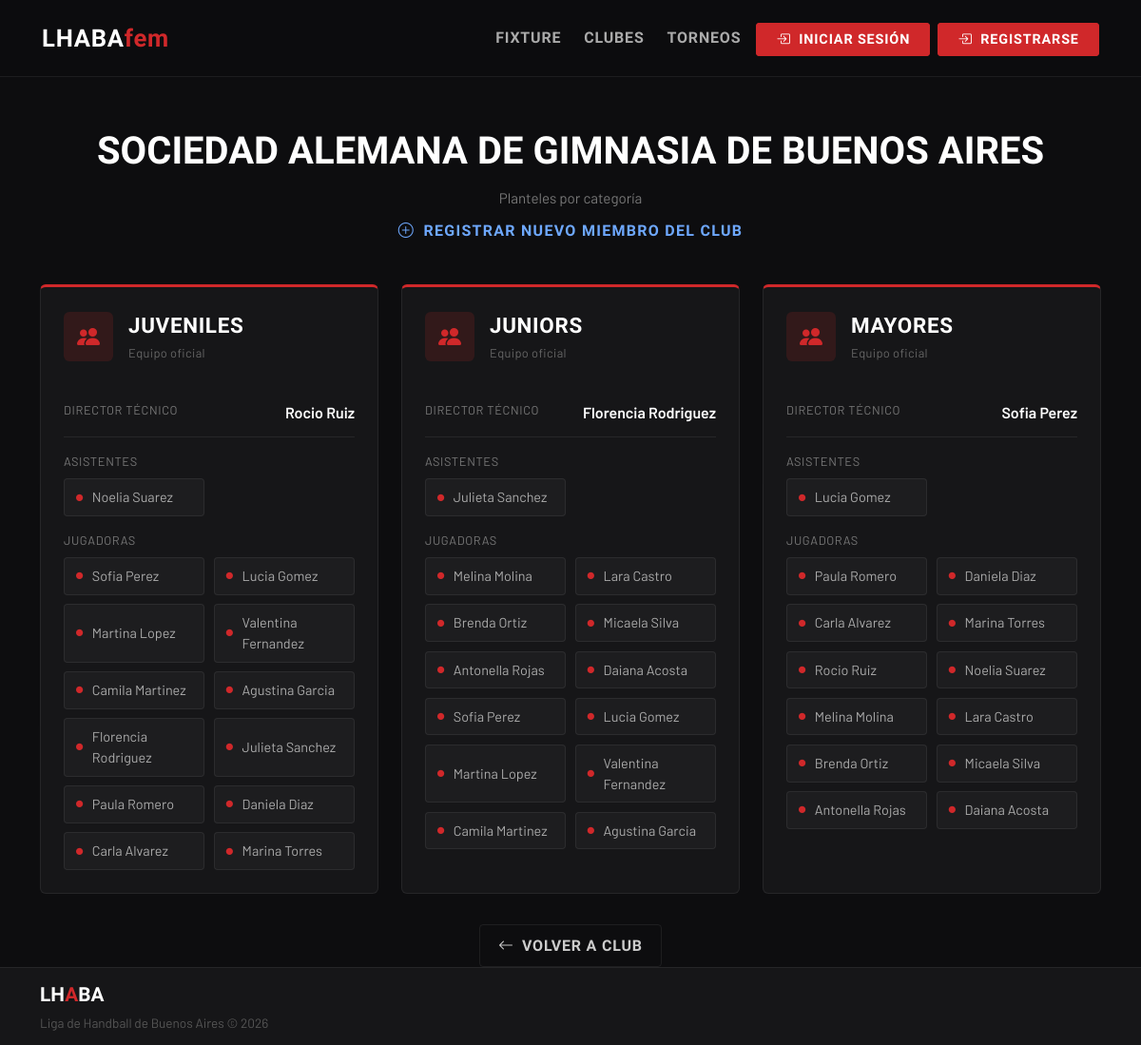
Page /clubes/SAGB/equipos/ on the committed database.
### clubes/models.py (models this page shows, shortened)
class ClubesRegistrados(models.Model):
    id = models.AutoField(primary_key=True)
    nombre_siglas = models.CharField(unique=True)
    nombre_completo = models.CharField()
    nombre_corto = models.CharField(max_length=30,null=True)
    localidad = models.CharField()
    email = models.EmailField()
    fecha_ingreso = models.DateField(auto_now_add=True)

class Persona(models.Model):
    id_persona = models.AutoField(primary_key=True)
    nombre = models.CharField(max_length=50)
    apellido = models.CharField(max_length=50)
    dni = models.CharField(max_length=15, unique=True)
    fecha_nacimiento = models.DateField()
    email = models.EmailField(null=True, blank=True)

class Categoria(models.Model):
    id_categoria = models.AutoField(primary_key=True)
    nombre_categoria = models.CharField(max_length=30)

### clubes/views.py (the view)
# urls.py: path("clubes/<nombre_siglas>/equipos/", ver_equipos, name="equipos_detalle"),
def ver_equipos(request,nombre_siglas):
    club = get_object_or_404(ClubesRegistrados, nombre_siglas=nombre_siglas)
    categorias = Categoria.objects.all()
    personas = PersonaRol.objects.filter(club=club)
    equipos = []
    for categoria in categorias:
        ver_personas = personas.filter(categoria=categoria)
        dt = ver_personas.filter(rol__rol="Director Tecnico").first()
        asistentes = ver_personas.filter(rol__rol="Asistente")
        jugadoras = ver_personas.filter(rol__rol="Jugadora")
        if ver_personas.exists():
            lista_asistentes = []
            for a in asistentes:
                lista_asistentes.append(a.persona)
            lista_jugadoras = []
            for b in jugadoras:
                lista_jugadoras.append(b.persona)
            equipos.append({
                "categoria": categoria.nombre_categoria,
                "dt": dt.persona if dt else None,
                "asistentes": lista_asistentes,
                "jugadoras": lista_jugadoras
            })
    contexto = {
        "club": club,
        "equipos": equipos
    }
    return render(request, "clubes/equipo_detail.html", contexto)

### clubes/templates/clubes/equipo_detail.html (shortened to what this page needs)
{% extends 'index.html' %}
{% block princ_content %}
<div class="container-xl">
  <div class="page-header">
    <div class="page-title">{{ club.nombre_completo }}</div>
    <div class="page-subtitle">Planteles por categoría</div>
    <a href="{% url 'registrar_persona' club.nombre_siglas %}" class="btn-cta btn-cta-danger">
      <i class="bi bi-plus-circle"></i> Registrar nuevo miembro del club
    </a>
  </div>
  <div class="row g-4">
    {% for equipo in equipos %}
        <div class="col-md-6 col-lg-4">
          <div class="division-card division-lhaba">
            <div class="division-header">
              <div class="division-icon lhaba">
                <i class="bi bi-people-fill"></i>
              </div>
              <div>
                <div class="division-name">{{ equipo.categoria }}</div>
                <div class="division-torneo">Equipo oficial</div>
              </div>
            </div>
            <div class="detail-row">
              <div class="detail-label">Director Técnico</div>
              <div class="detail-value">
                {% if equipo.dt %}
                  <a href="{% url 'actualizar_persona' club.nombre_siglas equipo.dt.id_persona %}" style="color: inherit; text-decoration: none;">
                    {{ equipo.dt.nombre }} {{ equipo.dt.apellido }}
                  </a>
                  {% else %}
                  <span style="color: #999;">Sin asignar</span>
                {% endif %}
              </div>
            </div>
            <div class="mt-3">
              <div class="detail-label mb-2">Asistentes</div>
              <div class="categoria-list">
                {% if equipo.asistentes %}
                  {% for a in equipo.asistentes %}
                    <div class="categoria-item">
                      <i class="bi bi-circle-fill"></i>
                      <a href="{% url 'actualizar_persona' club.nombre_siglas a.id_persona %}" style="color: inherit; text-decoration: none;">
                        {{ a.nombre }} {{ a.apellido }}
                      </a>
                    </div>
                  {% endfor %}
                {% else %}
                  <div class="categoria-item" style="color: #999;">Sin asistentes</div>
                {% endif %}
              </div>
            </div>
            <div class="mt-3">
              <div class="detail-label mb-2">Jugadoras</div>
              <div class="categoria-list">
                {% if equipo.jugadoras %}
                  {% for j in equipo.jugadoras %}
                    <div class="categoria-item">
                      <i class="bi bi-circle-fill"></i>
                      <a href="{% url 'actualizar_persona' club.nombre_siglas j.id_persona %}" style="color: inherit; text-decoration: none;">
                        {{ j.nombre }} {{ j.apellido }}
                      </a>
                    </div>
                  {% endfor %}
                {% else %}
                  <div class="categoria-item" style="color: #999;">Sin jugadoras</div>
                {% endif %}
              </div>
            </div>
          </div>
        </div>
    {% endfor %}
  </div>
    <div class="text-center">
      <a href="{% url 'club_detalle' club.nombre_siglas %}" class="back-btn">
        <i class="bi bi-arrow-left"></i> Volver a club
      </a>
    </div>
</div>
{% endblock %}

### templates/index.html (style rules this page uses)
:root { --lhaba-red: #D0282A; --lhaba-red-dark: #A01E20; --lhaba-gold: #E8A020; --bg-dark: #0D0D0F; --bg-card: #161618; --bg-card-hover: #1E1E22; --border-subtle: rgba(255,255,255,0.07); }
* { box-sizing: border-box; }
body { background-color: var(--bg-dark); font-family: 'Barlow', sans-serif; color: #E0E0E0; min-height: 100vh; overflow-x: hidden; display: flex; flex-direction: column; }
html, body { height: 100%; }
.btn-cta { font-family: 'Barlow Condensed', sans-serif; font-weight: 700; font-size: 1rem; letter-spacing: 0.08em; text-transform: uppercase; padding: 0.7rem 1.6rem; border-radius: 4px; display: inline-flex; align-items: center; gap: 0.6rem; transition: all 0.2s ease; text-decoration: none; min-width: 170px; justify-content: center; }
.division-card { background-color: var(--bg-card); border: 1px solid var(--border-subtle); border-radius: 6px; padding: 1.5rem; height: 100%; }
.division-header { display: flex; align-items: center; gap: 1rem; margin-bottom: 1.75rem; }
.division-icon { width: 52px; height: 52px; border-radius: 6px; display: flex; align-items: center; justify-content: center; font-size: 1.5rem; flex-shrink: 0; }
.division-name { font-family: 'Barlow Condensed', sans-serif; font-weight: 700; font-size: 1.4rem; text-transform: uppercase; color: #fff; letter-spacing: 0.03em; }
.division-torneo { font-size: 0.8rem; color: #666; margin-top: 0.2rem; letter-spacing: 0.03em; }
.categoria-list { display: grid; grid-template-columns: 1fr 1fr; gap: 0.6rem; }
.categoria-item { display: flex; align-items: center; gap: 0.6rem; font-size: 0.9rem; color: #aaa; padding: 0.5rem 0.75rem; background-color: rgba(255,255,255,0.03); border-radius: 4px; border: 1px solid var(--border-subtle); }
.categoria-item i { font-size: 0.45rem; color: var(--lhaba-red); flex-shrink: 0; }
.page-header { padding: 3rem 0 2rem; text-align: center; }
.page-title { font-family: 'Barlow Condensed', sans-serif; font-weight: 800; font-size: 2.8rem; text-transform: uppercase; color: #fff; }
.page-subtitle { color: #777; margin-top: 0.5rem; font-size: 0.95rem; }
.back-btn { margin-top: 2rem; display: inline-flex; align-items: center; gap: 0.5rem; font-family: 'Barlow Condensed', sans-serif; font-weight: 600; letter-spacing: 0.05em; text-transform: uppercase; color: #ccc; text-decoration: none; border: 1px solid var(--border-subtle); padding: 0.6rem 1.2rem; border-radius: 4px; transition: all 0.2s; }
.page-title { font-family: 'Barlow Condensed', sans-serif; font-weight: 800; font-size: 2.5rem; text-transform: uppercase; color: #fff; }
.detail-row { display: flex; justify-content: space-between; padding: 0.8rem 0; border-bottom: 1px solid var(--border-subtle); }
.detail-label { font-size: 0.8rem; color: #777; text-transform: uppercase; letter-spacing: 0.05em; }
.detail-value { font-weight: 600; color: #fff; text-align: right; }
.back-btn { margin-top: 2rem; display: inline-flex; align-items: center; gap: 0.5rem; font-family: 'Barlow Condensed', sans-serif; font-weight: 600; text-transform: uppercase; color: #ccc; text-decoration: none; border: 1px solid var(--border-subtle); padding: 0.6rem 1.2rem; border-radius: 4px; transition: all 0.2s; }
.row.g-4 { --bs-gutter-y: 1rem; }
.division-card.division-lhaba { border-top: 3px solid var(--lhaba-red); }
.division-icon.lhaba { background-color: rgba(208,40,42,0.15); color: var(--lhaba-red); }
.container-xl { position: relative; z-index: 1; }

### rows in the picture
ClubesRegistrados: nombre_completo "SOCIEDAD ALEMANA DE GIMNASIA DE BUENOS AIRES"
Persona: categoria "JUVENILES", dt.nombre "Rocio", dt.apellido "Ruiz"
Persona: nombre "Noelia", apellido "Suarez"
Persona: nombre "Sofia", apellido "Perez"
Persona: nombre "Lucia", apellido "Gomez"
Persona: nombre "Martina", apellido "Lopez"
Persona: nombre "Valentina", apellido "Fernandez"
Persona: nombre "Camila", apellido "Martinez"
Persona: nombre "Agustina", apellido "Garcia"
Persona: nombre "Florencia", apellido "Rodriguez"
Persona: nombre "Julieta", apellido "Sanchez"
Persona: nombre "Paula", apellido "Romero"
Persona: nombre "Daniela", apellido "Diaz"
Persona: nombre "Carla", apellido "Alvarez"
Persona: nombre "Marina", apellido "Torres"
Persona: categoria "JUNIORS", dt.nombre "Florencia", dt.apellido "Rodriguez"
Persona: nombre "Julieta", apellido "Sanchez"
Persona: nombre "Melina", apellido "Molina"
Persona: nombre "Lara", apellido "Castro"
Persona: nombre "Brenda", apellido "Ortiz"
Persona: nombre "Micaela", apellido "Silva"
Persona: nombre "Antonella", apellido "Rojas"
Persona: nombre "Daiana", apellido "Acosta"
Persona: nombre "Sofia", apellido "Perez"
Persona: nombre "Lucia", apellido "Gomez"
Persona: nombre "Martina", apellido "Lopez"
Persona: nombre "Valentina", apellido "Fernandez"
Persona: nombre "Camila", apellido "Martinez"
Persona: nombre "Agustina", apellido "Garcia"
Persona: categoria "MAYORES", dt.nombre "Sofia", dt.apellido "Perez"
Persona: nombre "Lucia", apellido "Gomez"
Persona: nombre "Paula", apellido "Romero"
Persona: nombre "Daniela", apellido "Diaz"
Persona: nombre "Carla", apellido "Alvarez"
Persona: nombre "Marina", apellido "Torres"
Persona: nombre "Rocio", apellido "Ruiz"
Persona: nombre "Noelia", apellido "Suarez"
Persona: nombre "Melina", apellido "Molina"
Persona: nombre "Lara", apellido "Castro"
Persona: nombre "Brenda", apellido "Ortiz"
Persona: nombre "Micaela", apellido "Silva"
Persona: nombre "Antonella", apellido "Rojas"
Persona: nombre "Daiana", apellido "Acosta"
